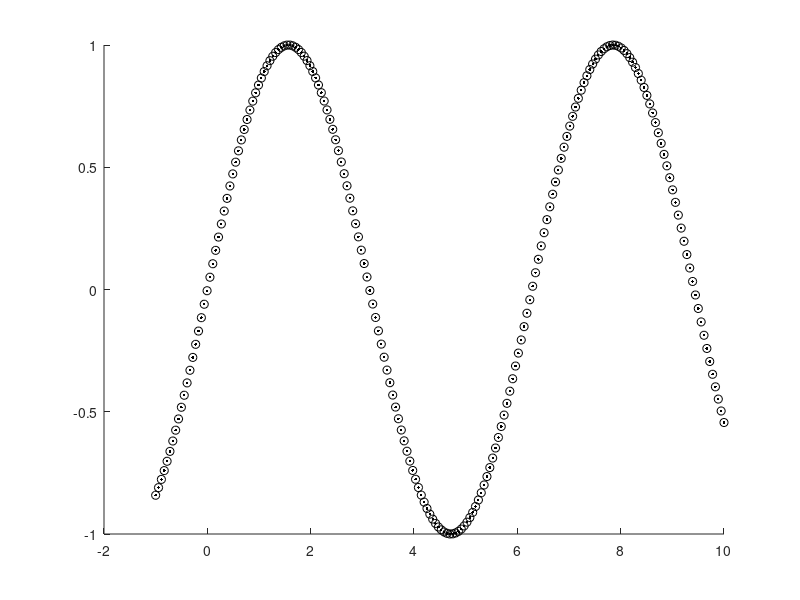
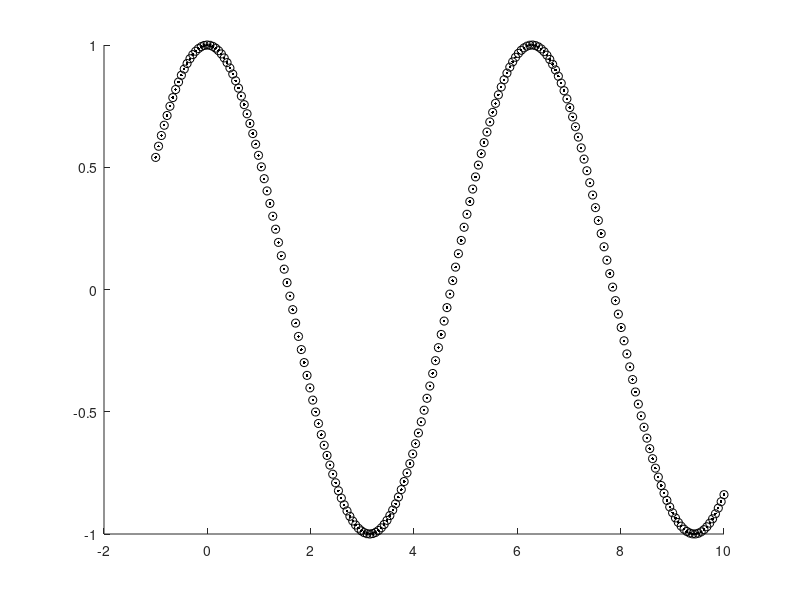
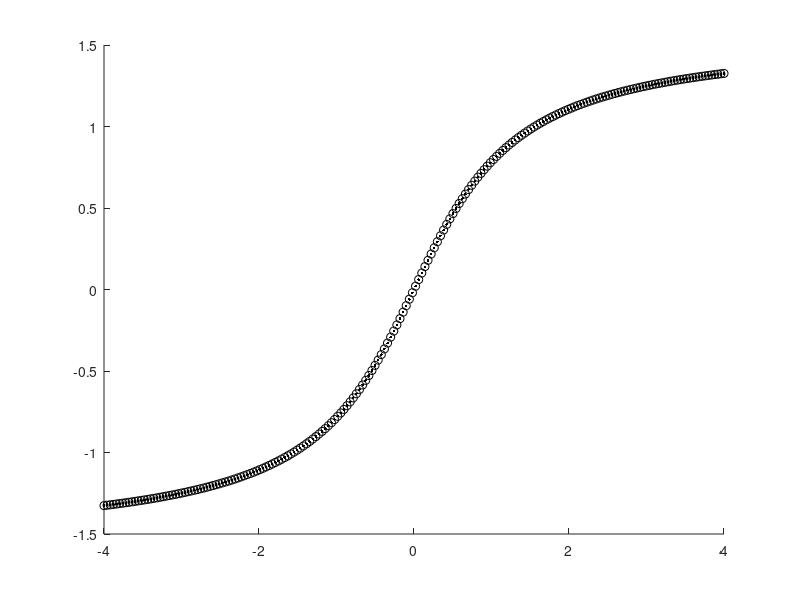
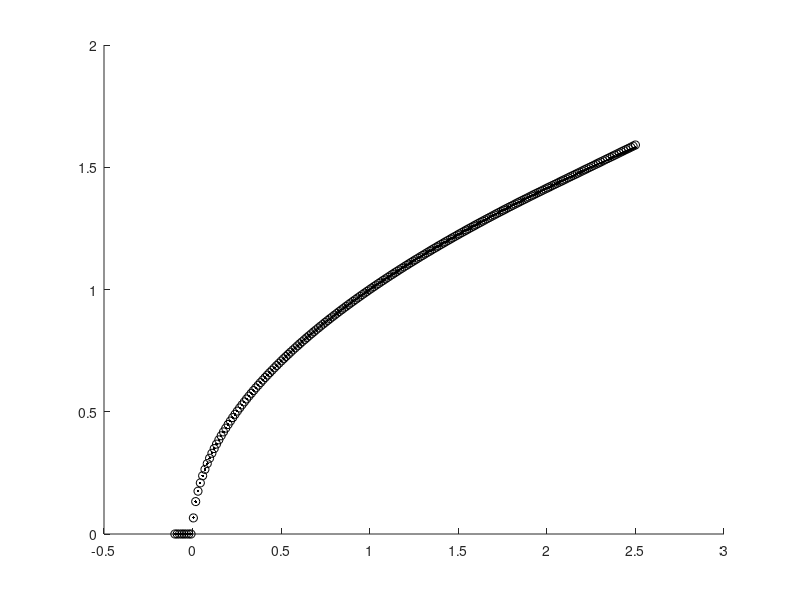

Source code (MATLAB) for these figures, in order:
TestSin = [...
-1.000000 -0.841462;
-0.944724 -0.810322;
-0.889447 -0.776711;
-0.834171 -0.740736;
-0.778894 -0.702487;
-0.723618 -0.662087;
-0.668342 -0.619668;
-0.613065 -0.575363;
-0.557789 -0.529310;
-0.502512 -0.481619;
-0.447236 -0.432458;
-0.391960 -0.381980;
-0.336683 -0.330344;
-0.281407 -0.277706;
-0.226131 -0.224196;
-0.170854 -0.170004;
-0.115578 -0.115299;
-0.060301 -0.060252;
-0.005025 -0.005021;
0.050251 0.050245;
0.105528 0.105353;
0.160804 0.160132;
0.216081 0.214412;
0.271357 0.268045;
0.326633 0.320872;
0.381910 0.372713;
0.437186 0.423409;
0.492463 0.472802;
0.547739 0.520766;
0.603015 0.567143;
0.658292 0.611783;
0.713568 0.654548;
0.768844 0.695306;
0.824121 0.733958;
0.879397 0.770367;
0.934674 0.804418;
0.989950 0.836006;
1.045226 0.865039;
1.100503 0.891441;
1.155779 0.915117;
1.211056 0.935995;
1.266332 0.954011;
1.321608 0.969114;
1.376885 0.981261;
1.432161 0.990408;
1.487438 0.996529;
1.542714 0.999606;
1.597990 0.999630;
1.653267 0.996600;
1.708543 0.990524;
1.763820 0.981424;
1.819096 0.969330;
1.874372 0.954271;
1.929649 0.936294;
1.984925 0.915458;
2.040201 0.891829;
2.095478 0.865482;
2.150754 0.836480;
2.206031 0.804921;
2.261307 0.770907;
2.316583 0.734543;
2.371860 0.695942;
2.427136 0.655197;
2.482413 0.612453;
2.537689 0.567842;
2.592965 0.521505;
2.648242 0.473576;
2.703518 0.424183;
2.758795 0.373498;
2.814071 0.321678;
2.869347 0.268885;
2.924624 0.215264;
2.979900 0.160973;
3.035177 0.106194;
3.090453 0.051132;
3.145729 -0.004143;
3.201006 -0.059386;
3.256282 -0.114456;
3.311558 -0.169170;
3.366835 -0.223359;
3.422111 -0.276856;
3.477388 -0.329529;
3.532664 -0.381197;
3.587940 -0.431693;
3.643217 -0.480863;
3.698493 -0.528559;
3.753770 -0.574661;
3.809046 -0.619003;
3.864322 -0.661450;
3.919599 -0.701869;
3.974875 -0.740145;
4.030151 -0.776173;
4.085428 -0.809826;
4.140704 -0.841001;
4.195981 -0.869603;
4.251257 -0.895552;
4.306533 -0.918771;
4.361810 -0.939181;
4.417086 -0.956719;
4.472363 -0.971333;
4.527639 -0.982984;
4.582915 -0.991632;
4.638192 -0.997250;
4.693468 -0.999821;
4.748744 -0.999339;
4.804021 -0.995804;
4.859297 -0.989225;
4.914574 -0.979625;
4.969850 -0.967035;
5.025126 -0.951495;
5.080403 -0.933039;
5.135679 -0.911734;
5.190956 -0.887645;
5.246232 -0.860851;
5.301508 -0.831428;
5.356785 -0.799454;
5.412061 -0.765040;
5.467338 -0.728292;
5.522614 -0.689328;
5.577890 -0.648254;
5.633167 -0.605188;
5.688443 -0.560277;
5.743720 -0.513661;
5.798996 -0.465485;
5.854272 -0.415875;
5.909549 -0.364987;
5.964825 -0.312989;
6.020102 -0.260042;
6.075378 -0.206313;
6.130654 -0.151930;
6.185931 -0.097083;
6.241207 -0.041944;
6.296484 0.013313;
6.351760 0.068522;
6.407036 0.123547;
6.462313 0.178190;
6.517589 0.232284;
6.572865 0.285658;
6.628142 0.338159;
6.683418 0.389646;
6.738695 0.439938;
6.793971 0.488880;
6.849247 0.536321;
6.904524 0.582129;
6.959800 0.626170;
7.015077 0.668293;
7.070353 0.708370;
7.125629 0.746277;
7.180906 0.781913;
7.236182 0.815165;
7.291459 0.845923;
7.346735 0.874093;
7.402011 0.899589;
7.457288 0.922347;
7.512564 0.942287;
7.567841 0.959346;
7.623117 0.973472;
7.678393 0.984624;
7.733670 0.992773;
7.788946 0.997887;
7.844223 0.999952;
7.899499 0.998963;
7.954775 0.994924;
8.010052 0.987843;
8.065328 0.977745;
8.120604 0.964660;
8.175879 0.948633;
8.231155 0.929707;
8.286431 0.907935;
8.341707 0.883390;
8.396983 0.856151;
8.452259 0.826303;
8.507535 0.793924;
8.562811 0.759113;
8.618087 0.721986;
8.673363 0.682660;
8.728639 0.641258;
8.783915 0.597880;
8.839190 0.552673;
8.894466 0.505783;
8.949742 0.457356;
9.005018 0.407541;
9.060294 0.356456;
9.115570 0.304285;
9.170846 0.251191;
9.226122 0.197339;
9.281398 0.142886;
9.336674 0.087977;
9.391950 0.032844;
9.447226 -0.022466;
9.502501 -0.077656;
9.557777 -0.132613;
9.613053 -0.187180;
9.668329 -0.241171;
9.723605 -0.294418;
9.778881 -0.346756;
9.834157 -0.398046;
9.889433 -0.448129;
9.944709 -0.496838;
9.999985 -0.544023;
];
figure(1); clf; hold on;
plot(TestSin(:,1),TestSin(:,2),'ko')
plot(TestSin(:,1),sin(TestSin(:,1)),'k.')

TestCos = [...
-1.000000 0.540316;
-0.944724 0.585984;
-0.889447 0.629856;
-0.834171 0.671796;
-0.778894 0.711697;
-0.723618 0.749427;
-0.668342 0.784863;
-0.613065 0.817898;
-0.557789 0.848428;
-0.502512 0.876380;
-0.447236 0.901654;
-0.391960 0.924170;
-0.336683 0.943860;
-0.281407 0.960666;
-0.226131 0.974544;
-0.170854 0.985443;
-0.115578 0.993330;
-0.060301 0.998183;
-0.005025 0.999987;
0.050251 0.998737;
0.105528 0.994434;
0.160804 0.987095;
0.216081 0.976743;
0.271357 0.963406;
0.326633 0.947122;
0.381910 0.927946;
0.437186 0.905938;
0.492463 0.881168;
0.547739 0.853700;
0.603015 0.823619;
0.658292 0.791024;
0.713568 0.756019;
0.768844 0.718713;
0.824121 0.679195;
0.879397 0.637600;
0.934674 0.594063;
0.989950 0.548719;
1.045226 0.501705;
1.100503 0.453137;
1.155779 0.403187;
1.211056 0.352011;
1.266332 0.299770;
1.321608 0.246613;
1.376885 0.192684;
1.432161 0.138170;
1.487438 0.083242;
1.542714 0.028069;
1.597990 -0.027197;
1.653267 -0.082393;
1.708543 -0.137333;
1.763820 -0.191846;
1.819096 -0.245762;
1.874372 -0.298943;
1.929649 -0.351216;
1.984925 -0.402413;
2.040201 -0.452371;
2.095478 -0.500939;
2.150754 -0.547998;
2.206031 -0.593381;
2.261307 -0.636947;
2.316583 -0.678561;
2.371860 -0.718098;
2.427136 -0.755458;
2.482413 -0.790507;
2.537689 -0.823137;
2.592965 -0.853247;
2.648242 -0.880753;
2.703518 -0.905576;
2.758795 -0.927630;
2.814071 -0.946848;
2.869347 -0.963172;
2.924624 -0.976556;
2.979900 -0.986959;
3.035177 -0.994345;
3.090453 -0.998692;
3.145729 -0.999991;
3.201006 -0.998235;
3.256282 -0.993428;
3.311558 -0.985586;
3.366835 -0.974735;
3.422111 -0.960911;
3.477388 -0.944145;
3.532664 -0.924494;
3.587940 -0.902020;
3.643217 -0.876795;
3.698493 -0.848897;
3.753770 -0.818392;
3.809046 -0.785388;
3.864322 -0.749988;
3.919599 -0.712305;
3.974875 -0.672447;
4.030151 -0.630520;
4.085428 -0.586669;
4.140704 -0.541032;
4.195981 -0.493751;
4.251257 -0.444957;
4.306533 -0.394790;
4.361810 -0.343422;
4.417086 -0.291011;
4.472363 -0.237722;
4.527639 -0.183693;
4.582915 -0.129095;
4.638192 -0.074108;
4.693468 -0.018902;
4.748744 0.036350;
4.804021 0.091514;
4.859297 0.146399;
4.914574 0.200831;
4.969850 0.254641;
5.025126 0.307666;
5.080403 0.359774;
5.135679 0.410781;
5.190956 0.460526;
5.246232 0.508856;
5.301508 0.555632;
5.356785 0.600727;
5.412061 0.643983;
5.467338 0.685266;
5.522614 0.724449;
5.577890 0.761424;
5.633167 0.796082;
5.688443 0.828304;
5.743720 0.857993;
5.798996 0.885055;
5.854272 0.909422;
5.909549 0.931012;
5.964825 0.949756;
6.020102 0.965596;
6.075378 0.978486;
6.130654 0.988391;
6.185931 0.995276;
6.241207 0.999119;
6.296484 0.999911;
6.351760 0.997650;
6.407036 0.992339;
6.462313 0.983996;
6.517589 0.972647;
6.572865 0.958331;
6.628142 0.941089;
6.683418 0.920965;
6.738695 0.898027;
6.793971 0.872350;
6.849247 0.844014;
6.904524 0.813097;
6.959800 0.779687;
7.015077 0.743897;
7.070353 0.705840;
7.125629 0.665636;
7.180906 0.623388;
7.236182 0.579228;
7.291459 0.533303;
7.346735 0.485757;
7.402011 0.436736;
7.457288 0.386362;
7.512564 0.334805;
7.567841 0.282231;
7.623117 0.228804;
7.678393 0.174687;
7.733670 0.120010;
7.788946 0.064970;
7.844223 0.009737;
7.899499 -0.045515;
7.954775 -0.100626;
8.010052 -0.155451;
8.065328 -0.209796;
8.120604 -0.263494;
8.175879 -0.316377;
8.231155 -0.368299;
8.286431 -0.419111;
8.341707 -0.468637;
8.396983 -0.516724;
8.452259 -0.563226;
8.507535 -0.608017;
8.562811 -0.650958;
8.618087 -0.691906;
8.673363 -0.730735;
8.728639 -0.767326;
8.783915 -0.801586;
8.839190 -0.833398;
8.894466 -0.862660;
8.949742 -0.889283;
9.005018 -0.913187;
9.060294 -0.934312;
9.115570 -0.952581;
9.170846 -0.967937;
9.226122 -0.980335;
9.281398 -0.989739;
9.336674 -0.996122;
9.391950 -0.999460;
9.447226 -0.999747;
9.502501 -0.996980;
9.557777 -0.991168;
9.613053 -0.982325;
9.668329 -0.970482;
9.723605 -0.955676;
9.778881 -0.937955;
9.834157 -0.917365;
9.889433 -0.893968;
9.944709 -0.867842;
9.999985 -0.839069;
];
figure(2); clf; hold on;
plot(TestCos(:,1),TestCos(:,2),'ko')
plot(TestCos(:,1),cos(TestCos(:,1)),'k.')

TestAtan = [...
-4.000000 -1.325818;
-3.959799 -1.323439;
-3.919598 -1.321009;
-3.879397 -1.318526;
-3.839196 -1.315993;
-3.798995 -1.313408;
-3.758794 -1.310787;
-3.718593 -1.308106;
-3.678392 -1.305366;
-3.638191 -1.302565;
-3.597991 -1.299706;
-3.557790 -1.296806;
-3.517589 -1.293835;
-3.477388 -1.290795;
-3.437187 -1.287684;
-3.396986 -1.284506;
-3.356785 -1.281280;
-3.316584 -1.277971;
-3.276383 -1.274580;
-3.236182 -1.271108;
-3.195981 -1.267556;
-3.155780 -1.263947;
-3.115579 -1.260242;
-3.075378 -1.256439;
-3.035177 -1.252538;
-2.994976 -1.248546;
-2.954775 -1.244487;
-2.914574 -1.240311;
-2.874373 -1.236019;
-2.834172 -1.231611;
-2.793972 -1.227095;
-2.753771 -1.222498;
-2.713570 -1.217762;
-2.673369 -1.212884;
-2.633168 -1.207867;
-2.592967 -1.202723;
-2.552766 -1.197481;
-2.512565 -1.192068;
-2.472364 -1.186485;
-2.432163 -1.180731;
-2.391962 -1.174826;
-2.351761 -1.168801;
-2.311560 -1.162567;
-2.271359 -1.156123;
-2.231158 -1.149470;
-2.190957 -1.142634;
-2.150756 -1.135650;
-2.110555 -1.128407;
-2.070354 -1.120905;
-2.030154 -1.113142;
-1.989953 -1.105158;
-1.949752 -1.096989;
-1.909551 -1.088495;
-1.869350 -1.079676;
-1.829149 -1.070532;
-1.788948 -1.061117;
-1.748747 -1.051467;
-1.708546 -1.041408;
-1.668345 -1.030938;
-1.628144 -1.020058;
-1.587943 -1.008844;
-1.547742 -0.997328;
-1.507541 -0.985293;
-1.467340 -0.972739;
-1.427139 -0.959666;
-1.386938 -0.946176;
-1.346737 -0.932290;
-1.306536 -0.917750;
-1.266335 -0.902557;
-1.226135 -0.886711;
-1.185934 -0.870335;
-1.145733 -0.853435;
-1.105532 -0.835727;
-1.065331 -0.817211;
-1.025130 -0.797888;
-0.984929 -0.777884;
-0.944728 -0.757183;
-0.904527 -0.735526;
-0.864326 -0.712913;
-0.824125 -0.689344;
-0.783924 -0.664890;
-0.743723 -0.639533;
-0.703522 -0.613141;
-0.663321 -0.585715;
-0.623120 -0.557256;
-0.582919 -0.527669;
-0.542718 -0.496990;
-0.502517 -0.465374;
-0.462316 -0.432821;
-0.422115 -0.399330;
-0.381914 -0.364537;
-0.341713 -0.328618;
-0.301512 -0.292122;
-0.261311 -0.255049;
-0.221110 -0.217399;
-0.180909 -0.178552;
-0.140708 -0.138875;
-0.100507 -0.099197;
-0.060306 -0.059520;
-0.020105 -0.019842;
0.020096 0.020480;
0.060297 0.061016;
0.100498 0.100975;
0.140699 0.140357;
0.180900 0.179162;
0.221101 0.217809;
0.261302 0.255986;
0.301503 0.293226;
0.341704 0.329528;
0.381905 0.364894;
0.422106 0.399439;
0.462307 0.433069;
0.502508 0.465664;
0.542709 0.497226;
0.582910 0.527754;
0.623111 0.557149;
0.663312 0.585499;
0.703514 0.612893;
0.743715 0.639331;
0.783916 0.664812;
0.824117 0.689145;
0.864318 0.712509;
0.904519 0.735065;
0.944720 0.756812;
0.984921 0.777752;
1.025122 0.797674;
1.065323 0.816787;
1.105523 0.835247;
1.145724 0.853054;
1.185925 0.870207;
1.226126 0.886517;
1.266327 0.902184;
1.306528 0.917332;
1.346729 0.931961;
1.386930 0.946071;
1.427131 0.959505;
1.467332 0.972435;
1.507533 0.984955;
1.547734 0.997065;
1.587935 1.008765;
1.628136 1.019928;
1.668337 1.030699;
1.708538 1.041144;
1.748739 1.051264;
1.788940 1.061059;
1.829141 1.070429;
1.869341 1.079491;
1.909542 1.088293;
1.949743 1.096835;
1.989944 1.105118;
2.030145 1.113060;
2.070346 1.120761;
2.110547 1.128252;
2.150748 1.135533;
2.190949 1.142605;
2.231150 1.149405;
2.271351 1.156011;
2.311552 1.162446;
2.351753 1.168711;
2.391954 1.174806;
2.432155 1.180679;
2.472356 1.186397;
2.512557 1.191974;
2.552758 1.197412;
2.592959 1.202709;
2.633160 1.207825;
2.673361 1.212814;
2.713562 1.217688;
2.753762 1.222445;
2.793963 1.227085;
2.834164 1.231577;
2.874365 1.235964;
2.914566 1.240253;
2.954767 1.244445;
2.994968 1.248540;
3.035169 1.252510;
3.075370 1.256394;
3.115571 1.260195;
3.155772 1.263914;
3.195973 1.267552;
3.236174 1.271084;
3.276375 1.274544;
3.316576 1.277933;
3.356777 1.281253;
3.396978 1.284503;
3.437179 1.287665;
3.477380 1.290764;
3.517581 1.293804;
3.557781 1.296784;
3.597982 1.299704;
3.638183 1.302549;
3.678384 1.305341;
3.718585 1.308081;
3.758786 1.310770;
3.798987 1.313407;
3.839188 1.315979;
3.879389 1.318506;
3.919590 1.320988;
3.959791 1.323425;
3.999992 1.325817;
];
figure(3); clf; hold on;
plot(TestAtan(:,1),TestAtan(:,2),'ko')
plot(TestAtan(:,1),atan(TestAtan(:,1)),'k.')

TestSqrt = [...
-0.100000 0.000000;
-0.086935 0.000000;
-0.073869 0.000000;
-0.060804 0.000000;
-0.047739 0.000000;
-0.034673 0.000000;
-0.021608 0.000000;
-0.008543 0.000000;
0.004523 0.065748;
0.017588 0.132563;
0.030653 0.175073;
0.043719 0.209085;
0.056784 0.238290;
0.069849 0.264290;
0.082915 0.287948;
0.095980 0.309805;
0.109045 0.330220;
0.122111 0.349443;
0.135176 0.367663;
0.148241 0.385021;
0.161307 0.401630;
0.174372 0.417578;
0.187437 0.432940;
0.200502 0.447775;
0.213568 0.462134;
0.226633 0.476060;
0.239698 0.489590;
0.252764 0.502756;
0.265829 0.515586;
0.278894 0.528105;
0.291960 0.540333;
0.305025 0.552291;
0.318090 0.563995;
0.331156 0.575461;
0.344221 0.586704;
0.357286 0.597734;
0.370352 0.608565;
0.383417 0.619207;
0.396482 0.629669;
0.409548 0.639959;
0.422613 0.650087;
0.435679 0.660059;
0.448744 0.669883;
0.461809 0.679565;
0.474875 0.689111;
0.487940 0.698527;
0.501005 0.707817;
0.514071 0.716987;
0.527136 0.726041;
0.540201 0.734984;
0.553267 0.743819;
0.566332 0.752550;
0.579397 0.761181;
0.592463 0.769716;
0.605528 0.778157;
0.618593 0.786507;
0.631659 0.794769;
0.644724 0.802947;
0.657789 0.811042;
0.670855 0.819057;
0.683920 0.826994;
0.696985 0.834856;
0.710051 0.842645;
0.723116 0.850362;
0.736181 0.858010;
0.749247 0.865590;
0.762312 0.873105;
0.775377 0.880555;
0.788443 0.887943;
0.801508 0.895270;
0.814573 0.902537;
0.827639 0.909746;
0.840704 0.916899;
0.853769 0.923996;
0.866835 0.931040;
0.879900 0.938030;
0.892965 0.944968;
0.906031 0.951856;
0.919096 0.958695;
0.932161 0.965485;
0.945227 0.972228;
0.958292 0.978924;
0.971357 0.985575;
0.984423 0.992181;
0.997488 0.998743;
1.010553 1.005263;
1.023619 1.011740;
1.036684 1.018177;
1.049749 1.024573;
1.062815 1.030929;
1.075880 1.037246;
1.088945 1.043525;
1.102011 1.049767;
1.115076 1.055972;
1.128141 1.062140;
1.141207 1.068273;
1.154272 1.074371;
1.167337 1.080434;
1.180403 1.086463;
1.193468 1.092460;
1.206533 1.098423;
1.219599 1.104355;
1.232664 1.110254;
1.245729 1.116122;
1.258795 1.121960;
1.271860 1.127768;
1.284925 1.133546;
1.297991 1.139294;
1.311056 1.145014;
1.324121 1.150705;
1.337187 1.156368;
1.350252 1.162004;
1.363317 1.167612;
1.376383 1.173193;
1.389448 1.178749;
1.402514 1.184278;
1.415579 1.189781;
1.428644 1.195259;
1.441710 1.200712;
1.454775 1.206141;
1.467840 1.211545;
1.480906 1.216925;
1.493971 1.222281;
1.507036 1.227614;
1.520102 1.232924;
1.533167 1.238211;
1.546232 1.243476;
1.559298 1.248718;
1.572363 1.253939;
1.585428 1.259138;
1.598494 1.264315;
1.611559 1.269472;
1.624624 1.274608;
1.637690 1.279722;
1.650755 1.284817;
1.663820 1.289892;
1.676886 1.294946;
1.689951 1.299981;
1.703016 1.304997;
1.716082 1.309993;
1.729147 1.314970;
1.742212 1.319929;
1.755278 1.324869;
1.768343 1.329791;
1.781408 1.334694;
1.794474 1.339580;
1.807539 1.344447;
1.820604 1.349298;
1.833670 1.354131;
1.846735 1.358946;
1.859800 1.363745;
1.872866 1.368527;
1.885931 1.373292;
1.898996 1.378041;
1.912062 1.382773;
1.925127 1.387489;
1.938192 1.392190;
1.951258 1.396874;
1.964323 1.401543;
1.977388 1.406196;
1.990454 1.410834;
2.003519 1.415459;
2.016584 1.420081;
2.029650 1.424703;
2.042715 1.429325;
2.055780 1.433947;
2.068846 1.438569;
2.081911 1.443192;
2.094976 1.447814;
2.108042 1.452436;
2.121107 1.457058;
2.134172 1.461680;
2.147238 1.466303;
2.160303 1.470925;
2.173368 1.475547;
2.186434 1.480169;
2.199499 1.484791;
2.212564 1.489413;
2.225630 1.494036;
2.238695 1.498658;
2.251760 1.503280;
2.264826 1.507902;
2.277891 1.512524;
2.290956 1.517147;
2.304022 1.521769;
2.317087 1.526391;
2.330153 1.531013;
2.343218 1.535635;
2.356283 1.540258;
2.369349 1.544880;
2.382414 1.549502;
2.395479 1.554124;
2.408545 1.558746;
2.421610 1.563368;
2.434675 1.567991;
2.447741 1.572613;
2.460806 1.577235;
2.473871 1.581857;
2.486937 1.586479;
2.500002 1.591102;
];
figure(4); clf; hold on;
plot(TestSqrt(:,1),TestSqrt(:,2),'ko')
plot(TestSqrt(:,1),sqrt(TestSqrt(:,1)),'k.')

